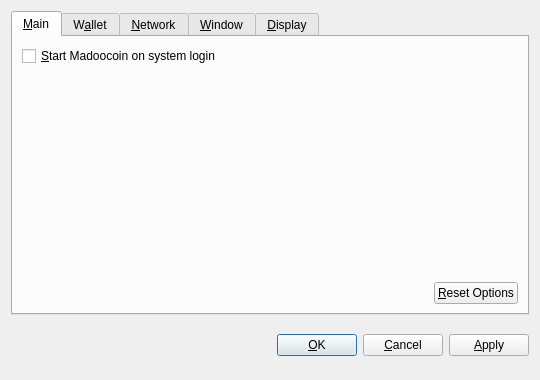
<?xml version="1.0" encoding="UTF-8"?>
<ui version="4.0">
 <class>OptionsDialog</class>
 <widget class="QDialog" name="OptionsDialog">
  <property name="geometry">
   <rect>
    <x>0</x>
    <y>0</y>
    <width>540</width>
    <height>380</height>
   </rect>
  </property>
  <property name="windowTitle">
   <string>Options</string>
  </property>
  <property name="modal">
   <bool>true</bool>
  </property>
  <layout class="QVBoxLayout" name="verticalLayout">
   <item>
    <widget class="QTabWidget" name="tabWidget">
     <property name="tabPosition">
      <enum>QTabWidget::North</enum>
     </property>
     <property name="currentIndex">
      <number>0</number>
     </property>
     <widget class="QWidget" name="tabMain">
      <attribute name="title">
       <string>&amp;Main</string>
      </attribute>
      <layout class="QVBoxLayout" name="verticalLayout_Main">
       <item>
        <widget class="QCheckBox" name="bitcoinAtStartup">
         <property name="toolTip">
          <string>Automatically start Madoocoin after logging in to the system.</string>
         </property>
         <property name="text">
          <string>&amp;Start Madoocoin on system login</string>
         </property>
        </widget>
       </item>
       <item>
        <spacer name="verticalSpacer_Main">
         <property name="orientation">
          <enum>Qt::Vertical</enum>
         </property>
         <property name="sizeHint" stdset="0">
          <size>
           <width>20</width>
           <height>40</height>
          </size>
         </property>
        </spacer>
       </item>
       <item>
        <layout class="QHBoxLayout" name="horizontalLayout_2_Main">
         <item>
          <spacer name="horizontalSpacer_2_Main">
           <property name="orientation">
            <enum>Qt::Horizontal</enum>
           </property>
           <property name="sizeHint" stdset="0">
            <size>
             <width>40</width>
             <height>20</height>
            </size>
           </property>
          </spacer>
         </item>
         <item>
          <widget class="QPushButton" name="resetButton">
           <property name="toolTip">
            <string>Reset all client options to default.</string>
           </property>
           <property name="text">
            <string>&amp;Reset Options</string>
           </property>
           <property name="autoDefault">
            <bool>false</bool>
           </property>
          </widget>
         </item>
        </layout>
       </item>
      </layout>
     </widget>
     <widget class="QWidget" name="tabWallet">
      <attribute name="title">
       <string>W&amp;allet</string>
      </attribute>
      <layout class="QVBoxLayout" name="verticalLayout_Network">
       <item>
        <widget class="QLabel" name="transactionFeeInfoLabel">
         <property name="text">
          <string>Optional transaction fee per kB that helps make sure your transactions are processed quickly. Most transactions are 1 kB.</string>
         </property>
         <property name="textFormat">
          <enum>Qt::PlainText</enum>
         </property>
         <property name="wordWrap">
          <bool>true</bool>
         </property>
        </widget>
       </item>
       <item>
        <layout class="QHBoxLayout" name="horizontalLayout_1_Main">
         <item>
          <widget class="QLabel" name="transactionFeeLabel">
           <property name="text">
            <string>Pay transaction &amp;fee</string>
           </property>
           <property name="textFormat">
            <enum>Qt::PlainText</enum>
           </property>
           <property name="buddy">
            <cstring>transactionFee</cstring>
           </property>
          </widget>
         </item>
         <item>
          <widget class="BitcoinAmountField" name="transactionFee"/>
         </item>
         <item>
          <spacer name="horizontalSpacer_1_Main">
           <property name="orientation">
            <enum>Qt::Horizontal</enum>
           </property>
           <property name="sizeHint" stdset="0">
            <size>
             <width>40</width>
             <height>20</height>
            </size>
           </property>
          </spacer>
         </item>
        </layout>
       </item>
       <item>
        <widget class="QLabel" name="label">
         <property name="text">
          <string>If you disable the spending of unconfirmed change, the change from a transaction cannot be used until that transaction has at least one confirmation. This also affects how your balance is computed.</string>
         </property>
         <property name="wordWrap">
          <bool>true</bool>
         </property>
        </widget>
       </item>
       <item>
        <widget class="QCheckBox" name="spendZeroConfChange">
         <property name="text">
          <string>Spend unconfirmed change  (experts only)</string>
         </property>
        </widget>
       </item>
       <item>
        <spacer name="verticalSpacer">
         <property name="orientation">
          <enum>Qt::Vertical</enum>
         </property>
         <property name="sizeHint" stdset="0">
          <size>
           <width>20</width>
           <height>40</height>
          </size>
         </property>
        </spacer>
       </item>
      </layout>
     </widget>
     <widget class="QWidget" name="tabNetwork">
      <attribute name="title">
       <string>&amp;Network</string>
      </attribute>
      <layout class="QVBoxLayout" name="verticalLayout_Network">
       <item>
        <widget class="QCheckBox" name="mapPortUpnp">
         <property name="toolTip">
          <string>Automatically open the Madoocoin client port on the router. This only works when your router supports UPnP and it is enabled.</string>
         </property>
         <property name="text">
          <string>Map port using &amp;UPnP</string>
         </property>
        </widget>
       </item>
       <item>
        <widget class="QCheckBox" name="connectSocks">
         <property name="toolTip">
          <string>Connect to the Madoocoin network through a SOCKS proxy (e.g. when connecting through Tor).</string>
         </property>
         <property name="text">
          <string>&amp;Connect through SOCKS proxy:</string>
         </property>
        </widget>
       </item>
       <item>
        <layout class="QHBoxLayout" name="horizontalLayout_Network">
         <item>
          <widget class="QLabel" name="proxyIpLabel">
           <property name="text">
            <string>Proxy &amp;IP:</string>
           </property>
           <property name="textFormat">
            <enum>Qt::PlainText</enum>
           </property>
           <property name="buddy">
            <cstring>proxyIp</cstring>
           </property>
          </widget>
         </item>
         <item>
          <widget class="QValidatedLineEdit" name="proxyIp">
           <property name="maximumSize">
            <size>
             <width>140</width>
             <height>16777215</height>
            </size>
           </property>
           <property name="toolTip">
            <string>IP address of the proxy (e.g. 127.0.0.1)</string>
           </property>
          </widget>
         </item>
         <item>
          <widget class="QLabel" name="proxyPortLabel">
           <property name="text">
            <string>&amp;Port:</string>
           </property>
           <property name="textFormat">
            <enum>Qt::PlainText</enum>
           </property>
           <property name="buddy">
            <cstring>proxyPort</cstring>
           </property>
          </widget>
         </item>
         <item>
          <widget class="QLineEdit" name="proxyPort">
           <property name="maximumSize">
            <size>
             <width>55</width>
             <height>16777215</height>
            </size>
           </property>
           <property name="toolTip">
            <string>Port of the proxy (e.g. 9050)</string>
           </property>
          </widget>
         </item>
         <item>
          <widget class="QLabel" name="socksVersionLabel">
           <property name="text">
            <string>SOCKS &amp;Version:</string>
           </property>
           <property name="textFormat">
            <enum>Qt::PlainText</enum>
           </property>
           <property name="buddy">
            <cstring>socksVersion</cstring>
           </property>
          </widget>
         </item>
         <item>
          <widget class="QValueComboBox" name="socksVersion">
           <property name="toolTip">
            <string>SOCKS version of the proxy (e.g. 5)</string>
           </property>
          </widget>
         </item>
         <item>
          <spacer name="horizontalSpacer_Network">
           <property name="orientation">
            <enum>Qt::Horizontal</enum>
           </property>
           <property name="sizeHint" stdset="0">
            <size>
             <width>40</width>
             <height>20</height>
            </size>
           </property>
          </spacer>
         </item>
        </layout>
       </item>
       <item>
        <spacer name="verticalSpacer_Network">
         <property name="orientation">
          <enum>Qt::Vertical</enum>
         </property>
         <property name="sizeHint" stdset="0">
          <size>
           <width>20</width>
           <height>40</height>
          </size>
         </property>
        </spacer>
       </item>
      </layout>
     </widget>
     <widget class="QWidget" name="tabWindow">
      <attribute name="title">
       <string>&amp;Window</string>
      </attribute>
      <layout class="QVBoxLayout" name="verticalLayout_Window">
       <item>
        <widget class="QCheckBox" name="minimizeToTray">
         <property name="toolTip">
          <string>Show only a tray icon after minimizing the window.</string>
         </property>
         <property name="text">
          <string>&amp;Minimize to the tray instead of the taskbar</string>
         </property>
        </widget>
       </item>
       <item>
        <widget class="QCheckBox" name="minimizeOnClose">
         <property name="toolTip">
          <string>Minimize instead of exit the application when the window is closed. When this option is enabled, the application will be closed only after selecting Quit in the menu.</string>
         </property>
         <property name="text">
          <string>M&amp;inimize on close</string>
         </property>
        </widget>
       </item>
       <item>
        <spacer name="verticalSpacer_Window">
         <property name="orientation">
          <enum>Qt::Vertical</enum>
         </property>
         <property name="sizeHint" stdset="0">
          <size>
           <width>20</width>
           <height>40</height>
          </size>
         </property>
        </spacer>
       </item>
      </layout>
     </widget>
     <widget class="QWidget" name="tabDisplay">
      <attribute name="title">
       <string>&amp;Display</string>
      </attribute>
      <layout class="QVBoxLayout" name="verticalLayout_Display">
       <item>
        <layout class="QHBoxLayout" name="horizontalLayout_1_Display">
         <item>
          <widget class="QLabel" name="langLabel">
           <property name="text">
            <string>User Interface &amp;language:</string>
           </property>
           <property name="textFormat">
            <enum>Qt::PlainText</enum>
           </property>
           <property name="buddy">
            <cstring>lang</cstring>
           </property>
          </widget>
         </item>
         <item>
          <widget class="QValueComboBox" name="lang">
           <property name="toolTip">
            <string>The user interface language can be set here. This setting will take effect after restarting Madoocoin.</string>
           </property>
          </widget>
         </item>
        </layout>
       </item>
       <item>
        <layout class="QHBoxLayout" name="horizontalLayout_2_Display">
         <item>
          <widget class="QLabel" name="unitLabel">
           <property name="text">
            <string>&amp;Unit to show amounts in:</string>
           </property>
           <property name="textFormat">
            <enum>Qt::PlainText</enum>
           </property>
           <property name="buddy">
            <cstring>unit</cstring>
           </property>
          </widget>
         </item>
         <item>
          <widget class="QValueComboBox" name="unit">
           <property name="toolTip">
            <string>Choose the default subdivision unit to show in the interface and when sending coins.</string>
           </property>
          </widget>
         </item>
        </layout>
       </item>
       <item>
        <widget class="QCheckBox" name="displayAddresses">
         <property name="toolTip">
          <string>Whether to show Madoocoin addresses in the transaction list or not.</string>
         </property>
         <property name="text">
          <string>&amp;Display addresses in transaction list</string>
         </property>
        </widget>
       </item>
       <item>
        <widget class="QCheckBox" name="coinControlFeatures">
         <property name="toolTip">
          <string>Whether to show coin control features or not.</string>
         </property>
         <property name="text">
          <string>Display coin &amp;control features (experts only!)</string>
         </property>
        </widget>
       </item>
       <item>
        <spacer name="verticalSpacer_Display">
         <property name="orientation">
          <enum>Qt::Vertical</enum>
         </property>
         <property name="sizeHint" stdset="0">
          <size>
           <width>20</width>
           <height>40</height>
          </size>
         </property>
        </spacer>
       </item>
      </layout>
     </widget>
    </widget>
   </item>
   <item>
    <layout class="QHBoxLayout" name="horizontalLayout_Buttons">
     <item>
      <spacer name="horizontalSpacer_1">
       <property name="orientation">
        <enum>Qt::Horizontal</enum>
       </property>
       <property name="sizeHint" stdset="0">
        <size>
         <width>40</width>
         <height>48</height>
        </size>
       </property>
      </spacer>
     </item>
     <item>
      <widget class="QLabel" name="statusLabel">
       <property name="font">
        <font>
         <weight>75</weight>
         <bold>true</bold>
        </font>
       </property>
       <property name="text">
        <string/>
       </property>
       <property name="textFormat">
        <enum>Qt::PlainText</enum>
       </property>
       <property name="wordWrap">
        <bool>true</bool>
       </property>
      </widget>
     </item>
     <item>
      <spacer name="horizontalSpacer_2">
       <property name="orientation">
        <enum>Qt::Horizontal</enum>
       </property>
       <property name="sizeHint" stdset="0">
        <size>
         <width>40</width>
         <height>48</height>
        </size>
       </property>
      </spacer>
     </item>
     <item>
      <widget class="QPushButton" name="okButton">
       <property name="text">
        <string>&amp;OK</string>
       </property>
      </widget>
     </item>
     <item>
      <widget class="QPushButton" name="cancelButton">
       <property name="text">
        <string>&amp;Cancel</string>
       </property>
       <property name="autoDefault">
        <bool>false</bool>
       </property>
      </widget>
     </item>
     <item>
      <widget class="QPushButton" name="applyButton">
       <property name="text">
        <string>&amp;Apply</string>
       </property>
       <property name="autoDefault">
        <bool>false</bool>
       </property>
      </widget>
     </item>
    </layout>
   </item>
  </layout>
 </widget>
 <customwidgets>
  <customwidget>
   <class>BitcoinAmountField</class>
   <extends>QSpinBox</extends>
   <header>bitcoinamountfield.h</header>
  </customwidget>
  <customwidget>
   <class>QValueComboBox</class>
   <extends>QComboBox</extends>
   <header>qvaluecombobox.h</header>
  </customwidget>
  <customwidget>
   <class>QValidatedLineEdit</class>
   <extends>QLineEdit</extends>
   <header>qvalidatedlineedit.h</header>
  </customwidget>
 </customwidgets>
 <resources/>
 <connections/>
</ui>
